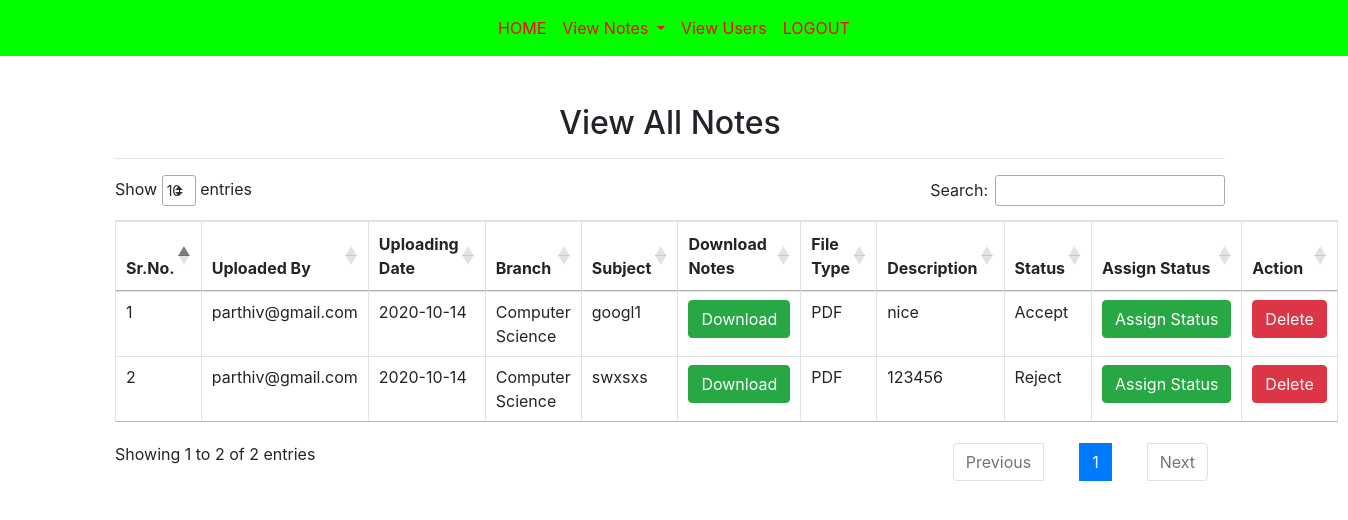
Screenshot of /view_allnotes/ (signed in) with the database file from the repository.
### notes/models.py (models this page shows, shortened)
class Notes(models.Model):
    user=models.ForeignKey(User,on_delete=models.CASCADE)
    uploadingdate=models.CharField(max_length=30)
    branch=models.CharField(max_length=30)
    subject=models.CharField(max_length=30)
    notesfile=models.FileField(null=True)
    filetype=models.CharField(max_length=30)
    description=models.CharField(max_length=200,null=True)
    status=models.CharField(max_length=15,null=True)

### notes/views.py (the view)
# urls.py: path('view_allnotes/',view_allnotes,name='view_allnotes'),
def view_allnotes(request):
    if not request.user.is_authenticated:
        return redirect('login_admin')
    notes=Notes.objects.all()
    d={'notes':notes}
    return render(request,'view_allnotes.html',d)

### notes/templates/view_allnotes.html (shortened to what this page needs)
{% extends 'admin_navigation.html' %}
{% block body %}
{% load static %}
<link rel="stylesheet" href="https://cdnjs.cloudflare.com/ajax/libs/twitter-bootstrap/4.5.2/css/bootstrap.css">
<link rel="stylesheet" href="https://cdn.datatables.net/1.10.22/css/dataTables.bootstrap4.min.css">
<div class="container mt-5" style="margin-left: 100px;">
    <h2 class="text-center">View All Notes</h2>
    <hr>
    <table class="table table-bordered" id="example">
        <thead>
            <tr>
                <th>Sr.No.</th>
                <th>Uploaded By</th>
                <th>Uploading Date</th>
                <th>Branch</th>
                <th>Subject</th>
                <th>Download Notes</th>
                <th>File Type</th>
                <th>Description</th>
                <th>Status</th>
                <th>Assign Status</th>
                <th>Action</th>
            </tr>
            <thead>
             <tbody>
            {% for i in notes %}
            <tr>
                <td>{{forloop.counter}}</td>
                <td>{{i.user.username}}</td>
                <td>{{i.uploadingdate}}</td>
                <td>{{i.branch}}</td>
                <td>{{i.subject}}</td>
                <td><a href="{{i.notesfile.url}}" download="{{i.notesfile}}" class="btn btn-success">Download</a></td>
                <td>{{i.filetype}}</td>
                <td>{{i.description}}</td>
                <td>{{i.status}}</td>
                <td><a href="{% url 'assign_status' i.id %}" class="btn btn-success">Assign&nbsp;Status</a></td>
                <td><a href="{% url 'delete_notes' i.id %}" class="btn btn-danger"
                        onclick="return confirm('Are You Sure You want to delete?')">Delete</a></td>
            </tr>
            {% endfor %}
       </tbody>
    </table>
</div>
{% endblock %}

### rows the page displays
Notes: user.username "parthiv@gmail.com", uploadingdate "2020-10-14", branch "Computer Science", subject "googl1", filetype "PDF", description "nice", status "Accept"
Notes: user.username "parthiv@gmail.com", uploadingdate "2020-10-14", branch "Computer Science", subject "swxsxs", filetype "PDF", description "123456", status "Reject"
